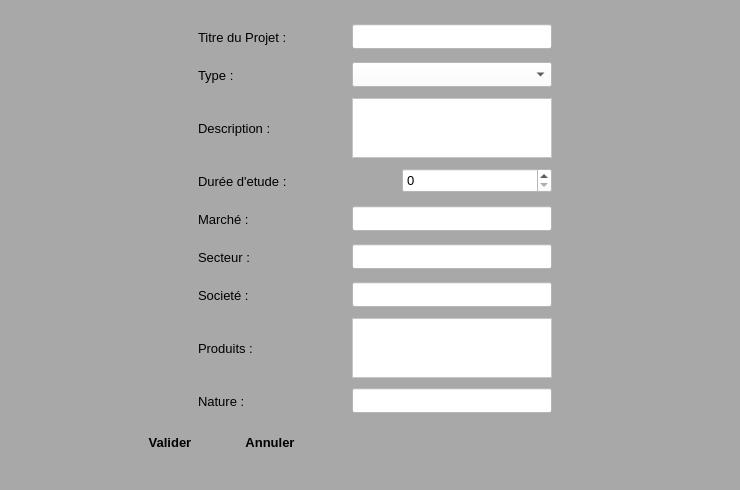
<?xml version="1.0" encoding="UTF-8"?>
<ui version="4.0">
 <class>modifierEtude</class>
 <widget class="QWidget" name="modifierEtude">
  <property name="geometry">
   <rect>
    <x>0</x>
    <y>0</y>
    <width>740</width>
    <height>490</height>
   </rect>
  </property>
  <property name="minimumSize">
   <size>
    <width>740</width>
    <height>490</height>
   </size>
  </property>
  <property name="maximumSize">
   <size>
    <width>740</width>
    <height>490</height>
   </size>
  </property>
  <property name="font">
   <font>
    <family>Segoe UI</family>
    <pointsize>10</pointsize>
   </font>
  </property>
  <property name="windowTitle">
   <string>Ajouter une nouvelle etude</string>
  </property>
  <property name="windowIcon">
   <iconset>
    <normaloff>D:/Med/Eclipse Travail/TestBD/Add-icon.png</normaloff>D:/Med/Eclipse Travail/TestBD/Add-icon.png</iconset>
  </property>
  <property name="toolTip">
   <string>&lt;html&gt;&lt;head/&gt;&lt;body&gt;&lt;p&gt;&lt;span style=&quot; font-size:10pt;&quot;&gt;Ajouter une nouvelle Etude &lt;/span&gt;&lt;/p&gt;&lt;/body&gt;&lt;/html&gt;</string>
  </property>
  <property name="styleSheet">
   <string notr="true"/>
  </property>
  <widget class="QWidget" name="widget" native="true">
   <property name="geometry">
    <rect>
     <x>0</x>
     <y>0</y>
     <width>740</width>
     <height>501</height>
    </rect>
   </property>
   <property name="minimumSize">
    <size>
     <width>740</width>
     <height>490</height>
    </size>
   </property>
   <property name="styleSheet">
    <string notr="true">background-color:rgb(168, 168, 168)</string>
   </property>
   <widget class="QWidget" name="verticalLayoutWidget">
    <property name="geometry">
     <rect>
      <x>150</x>
      <y>20</y>
      <width>451</width>
      <height>401</height>
     </rect>
    </property>
    <layout class="QVBoxLayout" name="verticalLayout">
     <item>
      <layout class="QHBoxLayout" name="horizontalLayout">
       <item>
        <widget class="QLabel" name="label">
         <property name="minimumSize">
          <size>
           <width>100</width>
           <height>30</height>
          </size>
         </property>
         <property name="maximumSize">
          <size>
           <width>100</width>
           <height>30</height>
          </size>
         </property>
         <property name="font">
          <font>
           <family>Segoe UI</family>
           <pointsize>10</pointsize>
          </font>
         </property>
         <property name="text">
          <string>Titre du Projet :</string>
         </property>
        </widget>
       </item>
       <item>
        <widget class="QLineEdit" name="uiTitre">
         <property name="enabled">
          <bool>true</bool>
         </property>
         <property name="minimumSize">
          <size>
           <width>200</width>
           <height>25</height>
          </size>
         </property>
         <property name="maximumSize">
          <size>
           <width>200</width>
           <height>25</height>
          </size>
         </property>
         <property name="font">
          <font>
           <family>Segoe UI</family>
           <pointsize>10</pointsize>
          </font>
         </property>
         <property name="styleSheet">
          <string notr="true">background-color:rgb(255, 255, 255)</string>
         </property>
        </widget>
       </item>
      </layout>
     </item>
     <item>
      <layout class="QHBoxLayout" name="horizontalLayout_8">
       <item>
        <widget class="QLabel" name="label_8">
         <property name="minimumSize">
          <size>
           <width>100</width>
           <height>30</height>
          </size>
         </property>
         <property name="maximumSize">
          <size>
           <width>100</width>
           <height>30</height>
          </size>
         </property>
         <property name="font">
          <font>
           <family>Segoe UI</family>
           <pointsize>10</pointsize>
          </font>
         </property>
         <property name="text">
          <string>Type :</string>
         </property>
        </widget>
       </item>
       <item>
        <widget class="QComboBox" name="uiType">
         <property name="minimumSize">
          <size>
           <width>200</width>
           <height>25</height>
          </size>
         </property>
         <property name="maximumSize">
          <size>
           <width>200</width>
           <height>25</height>
          </size>
         </property>
         <property name="styleSheet">
          <string notr="true">background-color:rgb(255, 255, 255)</string>
         </property>
         <item>
          <property name="text">
           <string/>
          </property>
         </item>
         <item>
          <property name="text">
           <string>creation</string>
          </property>
         </item>
         <item>
          <property name="text">
           <string>supermarché</string>
          </property>
         </item>
        </widget>
       </item>
      </layout>
     </item>
     <item>
      <layout class="QHBoxLayout" name="horizontalLayout_9">
       <item>
        <widget class="QLabel" name="label_10">
         <property name="minimumSize">
          <size>
           <width>100</width>
           <height>30</height>
          </size>
         </property>
         <property name="maximumSize">
          <size>
           <width>100</width>
           <height>30</height>
          </size>
         </property>
         <property name="font">
          <font>
           <family>Segoe UI</family>
           <pointsize>10</pointsize>
          </font>
         </property>
         <property name="text">
          <string>Description :</string>
         </property>
        </widget>
       </item>
       <item>
        <widget class="QTextEdit" name="uiDescription">
         <property name="minimumSize">
          <size>
           <width>200</width>
           <height>60</height>
          </size>
         </property>
         <property name="maximumSize">
          <size>
           <width>200</width>
           <height>60</height>
          </size>
         </property>
         <property name="styleSheet">
          <string notr="true">background-color:rgb(255, 255, 255)</string>
         </property>
        </widget>
       </item>
      </layout>
     </item>
     <item>
      <layout class="QHBoxLayout" name="horizontalLayout_2">
       <item>
        <widget class="QLabel" name="label_2">
         <property name="minimumSize">
          <size>
           <width>150</width>
           <height>30</height>
          </size>
         </property>
         <property name="maximumSize">
          <size>
           <width>150</width>
           <height>30</height>
          </size>
         </property>
         <property name="font">
          <font>
           <family>Segoe UI</family>
           <pointsize>10</pointsize>
          </font>
         </property>
         <property name="text">
          <string>Durée d'etude :</string>
         </property>
        </widget>
       </item>
       <item>
        <widget class="QSpinBox" name="uiDuree">
         <property name="minimumSize">
          <size>
           <width>150</width>
           <height>25</height>
          </size>
         </property>
         <property name="maximumSize">
          <size>
           <width>150</width>
           <height>25</height>
          </size>
         </property>
         <property name="styleSheet">
          <string notr="true">background-color:rgb(255, 255, 255)</string>
         </property>
        </widget>
       </item>
      </layout>
     </item>
     <item>
      <layout class="QHBoxLayout" name="horizontalLayout_5">
       <item>
        <widget class="QLabel" name="label_5">
         <property name="minimumSize">
          <size>
           <width>100</width>
           <height>30</height>
          </size>
         </property>
         <property name="maximumSize">
          <size>
           <width>100</width>
           <height>30</height>
          </size>
         </property>
         <property name="font">
          <font>
           <family>Segoe UI</family>
           <pointsize>10</pointsize>
          </font>
         </property>
         <property name="text">
          <string>Marché :</string>
         </property>
        </widget>
       </item>
       <item>
        <widget class="QLineEdit" name="uiMarche">
         <property name="minimumSize">
          <size>
           <width>200</width>
           <height>25</height>
          </size>
         </property>
         <property name="maximumSize">
          <size>
           <width>200</width>
           <height>25</height>
          </size>
         </property>
         <property name="font">
          <font>
           <family>Segoe UI</family>
           <pointsize>10</pointsize>
           <weight>75</weight>
           <bold>true</bold>
          </font>
         </property>
         <property name="styleSheet">
          <string notr="true">background-color:rgb(255, 255, 255)</string>
         </property>
        </widget>
       </item>
      </layout>
     </item>
     <item>
      <layout class="QHBoxLayout" name="horizontalLayout_3">
       <item>
        <widget class="QLabel" name="label_3">
         <property name="minimumSize">
          <size>
           <width>100</width>
           <height>30</height>
          </size>
         </property>
         <property name="maximumSize">
          <size>
           <width>100</width>
           <height>30</height>
          </size>
         </property>
         <property name="font">
          <font>
           <family>Segoe UI</family>
           <pointsize>10</pointsize>
          </font>
         </property>
         <property name="text">
          <string>Secteur :</string>
         </property>
        </widget>
       </item>
       <item>
        <widget class="QLineEdit" name="uiSecteur">
         <property name="minimumSize">
          <size>
           <width>200</width>
           <height>25</height>
          </size>
         </property>
         <property name="maximumSize">
          <size>
           <width>200</width>
           <height>25</height>
          </size>
         </property>
         <property name="styleSheet">
          <string notr="true">background-color:rgb(255, 255, 255)</string>
         </property>
        </widget>
       </item>
      </layout>
     </item>
     <item>
      <layout class="QHBoxLayout" name="horizontalLayout_7">
       <item>
        <widget class="QLabel" name="label_7">
         <property name="minimumSize">
          <size>
           <width>100</width>
           <height>30</height>
          </size>
         </property>
         <property name="maximumSize">
          <size>
           <width>100</width>
           <height>30</height>
          </size>
         </property>
         <property name="font">
          <font>
           <family>Segoe UI</family>
           <pointsize>10</pointsize>
          </font>
         </property>
         <property name="text">
          <string>Societé : </string>
         </property>
        </widget>
       </item>
       <item>
        <widget class="QLineEdit" name="uiSociete">
         <property name="minimumSize">
          <size>
           <width>200</width>
           <height>25</height>
          </size>
         </property>
         <property name="maximumSize">
          <size>
           <width>200</width>
           <height>25</height>
          </size>
         </property>
         <property name="styleSheet">
          <string notr="true">background-color:rgb(255, 255, 255)</string>
         </property>
        </widget>
       </item>
      </layout>
     </item>
     <item>
      <layout class="QHBoxLayout" name="horizontalLayout_4">
       <item>
        <widget class="QLabel" name="label_4">
         <property name="minimumSize">
          <size>
           <width>100</width>
           <height>30</height>
          </size>
         </property>
         <property name="maximumSize">
          <size>
           <width>100</width>
           <height>30</height>
          </size>
         </property>
         <property name="font">
          <font>
           <family>Segoe UI</family>
           <pointsize>10</pointsize>
          </font>
         </property>
         <property name="text">
          <string>Produits :</string>
         </property>
        </widget>
       </item>
       <item>
        <widget class="QTextEdit" name="uiProduits">
         <property name="minimumSize">
          <size>
           <width>200</width>
           <height>60</height>
          </size>
         </property>
         <property name="maximumSize">
          <size>
           <width>200</width>
           <height>60</height>
          </size>
         </property>
         <property name="styleSheet">
          <string notr="true">background-color:rgb(255, 255, 255)</string>
         </property>
        </widget>
       </item>
      </layout>
     </item>
     <item>
      <layout class="QHBoxLayout" name="horizontalLayout_10">
       <item>
        <widget class="QLabel" name="label_11">
         <property name="minimumSize">
          <size>
           <width>100</width>
           <height>30</height>
          </size>
         </property>
         <property name="maximumSize">
          <size>
           <width>100</width>
           <height>30</height>
          </size>
         </property>
         <property name="font">
          <font>
           <family>Segoe UI</family>
           <pointsize>10</pointsize>
          </font>
         </property>
         <property name="text">
          <string>Nature :</string>
         </property>
        </widget>
       </item>
       <item>
        <widget class="QLineEdit" name="uiNature">
         <property name="minimumSize">
          <size>
           <width>200</width>
           <height>25</height>
          </size>
         </property>
         <property name="maximumSize">
          <size>
           <width>200</width>
           <height>25</height>
          </size>
         </property>
         <property name="styleSheet">
          <string notr="true">background-color:rgb(255, 255, 255)</string>
         </property>
        </widget>
       </item>
      </layout>
     </item>
    </layout>
   </widget>
   <widget class="QLabel" name="uiErreur">
    <property name="enabled">
     <bool>true</bool>
    </property>
    <property name="geometry">
     <rect>
      <x>380</x>
      <y>460</y>
      <width>291</width>
      <height>20</height>
     </rect>
    </property>
    <property name="font">
     <font>
      <family>Segoe UI</family>
      <pointsize>10</pointsize>
     </font>
    </property>
    <property name="mouseTracking">
     <bool>true</bool>
    </property>
    <property name="styleSheet">
     <string notr="true">color:rgb(255, 0, 0);</string>
    </property>
    <property name="locale">
     <locale language="French" country="France"/>
    </property>
    <property name="text">
     <string/>
    </property>
    <property name="alignment">
     <set>Qt::AlignCenter</set>
    </property>
   </widget>
   <widget class="QPushButton" name="uiValider">
    <property name="geometry">
     <rect>
      <x>120</x>
      <y>430</y>
      <width>100</width>
      <height>25</height>
     </rect>
    </property>
    <property name="minimumSize">
     <size>
      <width>100</width>
      <height>25</height>
     </size>
    </property>
    <property name="maximumSize">
     <size>
      <width>100</width>
      <height>50</height>
     </size>
    </property>
    <property name="font">
     <font>
      <family>Segoe UI</family>
      <pointsize>10</pointsize>
      <weight>75</weight>
      <bold>true</bold>
     </font>
    </property>
    <property name="styleSheet">
     <string notr="true">border:rgb(255, 255, 255);</string>
    </property>
    <property name="text">
     <string>Valider</string>
    </property>
    <property name="icon">
     <iconset>
      <normaloff>ProjectRessources/ok-icon.png</normaloff>ProjectRessources/ok-icon.png</iconset>
    </property>
    <property name="flat">
     <bool>true</bool>
    </property>
   </widget>
   <widget class="QPushButton" name="uiAnnuler">
    <property name="geometry">
     <rect>
      <x>220</x>
      <y>430</y>
      <width>100</width>
      <height>25</height>
     </rect>
    </property>
    <property name="minimumSize">
     <size>
      <width>100</width>
      <height>25</height>
     </size>
    </property>
    <property name="maximumSize">
     <size>
      <width>100</width>
      <height>50</height>
     </size>
    </property>
    <property name="font">
     <font>
      <family>Segoe UI</family>
      <pointsize>10</pointsize>
      <weight>75</weight>
      <bold>true</bold>
     </font>
    </property>
    <property name="styleSheet">
     <string notr="true">border:rgb(255, 255, 255);
</string>
    </property>
    <property name="text">
     <string>Annuler</string>
    </property>
    <property name="icon">
     <iconset>
      <normaloff>ProjectRessources/cancel-icon2.png</normaloff>ProjectRessources/cancel-icon2.png</iconset>
    </property>
    <property name="flat">
     <bool>true</bool>
    </property>
   </widget>
  </widget>
 </widget>
 <resources/>
 <connections/>
</ui>
